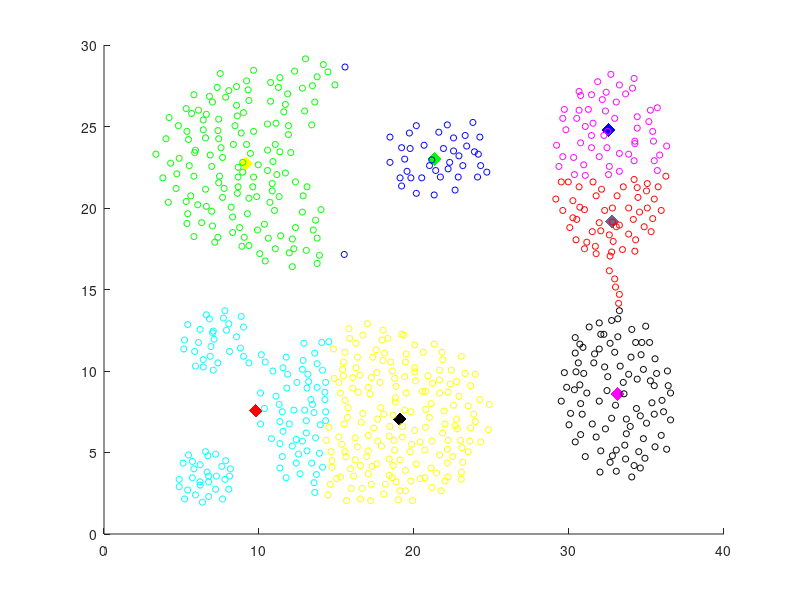

Write MATLAB code to recreate this figure.
%Adhyfa Fahmy Hidayat
%1301154127
%IF3901
%% Import Data
dataTrain = csvread('TrainsetTugas2.csv');
X = dataTrain(:,1:2);
% Visualisasi data dengan scatter
scatter(X(:,1),X(:,2));

%% Buat centroid random
[numRow , numCol] = size(X);
k = 7;
startCentroids = zeros(k,2);
startCentroids = X(randperm(numRow, k), :);

%% Fungsi kMeans
% Definisi semua variabel yang dibutuhkan
[ numRow numCol ]   = size(X);
[ numK numkCol ]    = size(startCentroids);
change              = true;
i                   = 0;
tempCentroids       = startCentroids;
result              = X;
finalCentroids      = startCentroids;
listSSE             = [];

% Lakukan perulangan hingga centroid awal dan centroid akhir tidak berubah
    while (change )
        % Masukkan nilai centroid yang telah diupdate kedalam variabel
        % tempCentroids
        tempCentroids = finalCentroids;
        % Lakukan looping
        for i = 1:numRow
            % Set array kosong untuk menampung koordinat jarak minimum
            whoMin = [];
            % Lakukan looping untuk menghitung jarak tiap baris data
            % terhadap centroid awal
            for j = 1:numK
                sub = X(i,:) - finalCentroids(j,:);
                % Menghitung jarak menggunakan euclidean distance
                euclidean = sqrt(sum(sub.^2));
                whoMin = [whoMin; euclidean];
            end
            [~ , idx ] = min(whoMin);
            result(i,3) = idx;
        end
        % Lakukan perulangan untuk mengupdate centroid baru
        for i = 1:numK
            condition = result(:, 3) == i;
            finalCentroids(i,:) = mean(result(condition,1:2));
        end
%% Hitung nilai sse untuk mendapatkan nilai K yang optimum
  % Assign array awal
  listSSE = [];
  % Lakukan perulangan dari centroid yang paling optimum
  for i = 1:length(finalCentroids)
    % Cari label yang sama pada array hasil (nb: label yang dimaksud adalah
    % cluster)
    condition = result(:, 3) == i;
    dataCondition = result(condition,1:2);
    
    % Lakukan perulangan untuk setiap setiap kluster (pake rumus yang ada
    % di slide buat ngitung ssenya)
    for j=1:length(dataCondition)   
        sub = dataCondition(j,:) - finalCentroids(i,:);
        euclidean = sqrt(sum(sub.^2));
    end
    % hasilnya masukkan ke dalam variable listSSE
    listSSE = [listSSE ; euclidean];
    
  end
  % total semua nilai sse pada variabel sse
  resultSSE = sum(listSSE);

        % Lakukan pengecekan untuk nilai centroid yang telah diupdate
        % terhadap centroid awal. Jika nilai centroid akhir dan centroid
        % awal tidak berubah maka perulangan dihentikan dan program
        % diakhiri
        if ((tempCentroids == finalCentroids))
            change = false;
        end
    end



%% Visualisasi centroids
label = [1:length(finalCentroids)]';

    rowsToSetBlue = label == 4;
    rowsToSetRed = label == 6;
    rowsToSetlabelellow = label == 5;
    rowsToSetMagenta = label == 7;
    rowsToSetGreen = label == 1;
    rowsToSetClabelan = label == 2;
    rowsToSetBlack = label == 3;

    mlabelColors(rowsToSetBlue, 1) = 0;
    mlabelColors(rowsToSetBlue, 2) = 0;
    mlabelColors(rowsToSetBlue, 3) = 1;

    mlabelColors(rowsToSetRed, 1) = 1;
    mlabelColors(rowsToSetRed, 2) = 0;
    mlabelColors(rowsToSetRed, 3) = 0 ;

    mlabelColors(rowsToSetlabelellow, 1) = 1;
    mlabelColors(rowsToSetlabelellow, 2) = 1;
    mlabelColors(rowsToSetlabelellow, 3) = 0;

    mlabelColors(rowsToSetMagenta, 1) = 1;
    mlabelColors(rowsToSetMagenta, 2) = 0;
    mlabelColors(rowsToSetMagenta, 3) = 1;

    mlabelColors(rowsToSetGreen, 1) = 0;
    mlabelColors(rowsToSetGreen, 2) = 1;
    mlabelColors(rowsToSetGreen, 3) = 0;

    mlabelColors(rowsToSetClabelan, 1) = 0.4;
    mlabelColors(rowsToSetClabelan, 2) = 0.4;
    mlabelColors(rowsToSetClabelan, 3) = 0.6;

    mlabelColors(rowsToSetBlack, 1) = 0;
    mlabelColors(rowsToSetBlack, 2) = 0;
    mlabelColors(rowsToSetBlack, 3) = 0;

    scatter(finalCentroids(:,1) , finalCentroids(:,2) , 100 , mlabelColors , 'd' , 'filled');
hold on;

%% Visualisasi Result

    rowsToSetBlue = result(:,3) == 1;
    rowsToSetRed = result(:,3) == 2;
    rowsToSetYellow = result(:,3) == 3;
    rowsToSetMagenta = result(:,3) == 4;
    rowsToSetGreen = result(:,3) == 5;
    rowsToSetCyan = result(:,3) == 6;
    rowsToSetBlack = result(:,3) == 7;

    myColors(rowsToSetBlue, 1) = 0;
    myColors(rowsToSetBlue, 2) = 0;
    myColors(rowsToSetBlue, 3) = 1;

    myColors(rowsToSetRed, 1) = 1;
    my(rowsToSetRed, 2) = 0;
    myColors(rowsToSetRed, 3) = 0 ;

    myColors(rowsToSetYellow, 1) = 1;
    myColors(rowsToSetYellow, 2) = 1;
    myColors(rowsToSetYellow, 3) = 0;

    myColors(rowsToSetMagenta, 1) = 1;
    myColors(rowsToSetMagenta, 2) = 0;
    myColors(rowsToSetMagenta, 3) = 1;

    myColors(rowsToSetGreen, 1) = 0;
    myColors(rowsToSetGreen, 2) = 1;
    myColors(rowsToSetGreen, 3) = 0;

    myColors(rowsToSetCyan, 1) = 0;
    myColors(rowsToSetCyan, 2) = 1;
    myColors(rowsToSetCyan, 3) = 1;

    myColors(rowsToSetBlack, 1) = 0;
    myColors(rowsToSetBlack, 2) = 0;
    myColors(rowsToSetBlack, 3) = 0;

    scatter(result(:,1) , result(:,2) , 20 , myColors);